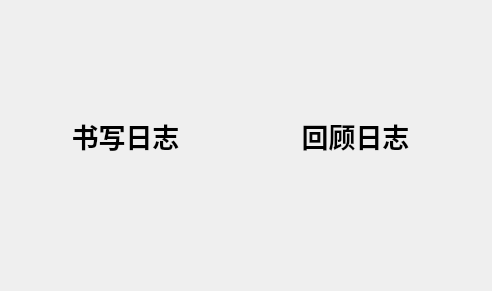
<?xml version="1.0" encoding="UTF-8"?>
<ui version="4.0">
 <class>choose</class>
 <widget class="QDialog" name="choose">
  <property name="geometry">
   <rect>
    <x>0</x>
    <y>0</y>
    <width>492</width>
    <height>291</height>
   </rect>
  </property>
  <property name="windowTitle">
   <string>Dialog</string>
  </property>
  <widget class="QPushButton" name="pushButton">
   <property name="geometry">
    <rect>
     <x>30</x>
     <y>50</y>
     <width>191</width>
     <height>171</height>
    </rect>
   </property>
   <property name="font">
    <font>
     <pointsize>20</pointsize>
     <bold>true</bold>
    </font>
   </property>
   <property name="styleSheet">
    <string notr="true">QPushButton{
border-image:none;
background-color:rgba(255,255,255,0);
border-radius:5px
}
QPushButton:hover
{
background-color:rgba(255,255,255,0.5);
}
</string>
   </property>
   <property name="text">
    <string>书写日志</string>
   </property>
  </widget>
  <widget class="QPushButton" name="pushButton_2">
   <property name="geometry">
    <rect>
     <x>260</x>
     <y>50</y>
     <width>191</width>
     <height>171</height>
    </rect>
   </property>
   <property name="font">
    <font>
     <pointsize>20</pointsize>
     <bold>true</bold>
    </font>
   </property>
   <property name="styleSheet">
    <string notr="true">QPushButton{
border-image:none;
background-color:rgba(255,255,255,0);
border-radius:5px
}
QPushButton:hover
{
background-color:rgba(255,255,255,0.5);
}
</string>
   </property>
   <property name="text">
    <string>回顾日志</string>
   </property>
  </widget>
  <widget class="QLabel" name="label">
   <property name="geometry">
    <rect>
     <x>0</x>
     <y>0</y>
     <width>491</width>
     <height>291</height>
    </rect>
   </property>
   <property name="text">
    <string/>
   </property>
  </widget>
  <zorder>label</zorder>
  <zorder>pushButton</zorder>
  <zorder>pushButton_2</zorder>
 </widget>
 <resources/>
 <connections/>
</ui>
